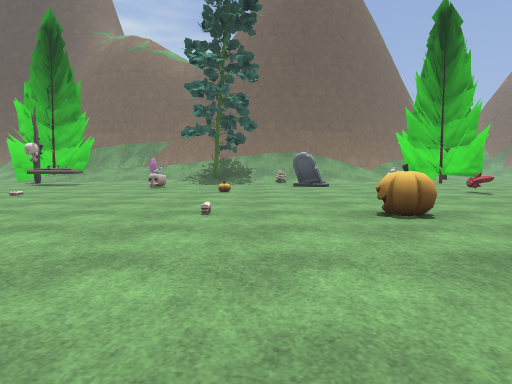
[1] (above)

24 first-person views from a walk through a 3-D level made in the Godot game engine. The camera is 1.2 m above the floor, tilts 4° down and sees 70° across. The floor is counted in squares, 2 m on a side. Each view is taken from the middle of a square. On the plan, view 1 faces up. The plan holds only what a view shows up to about 10 squares ahead; the rest is blank. The place goes on beyond the plan. Some surface patterns are stand-ins.

[2]
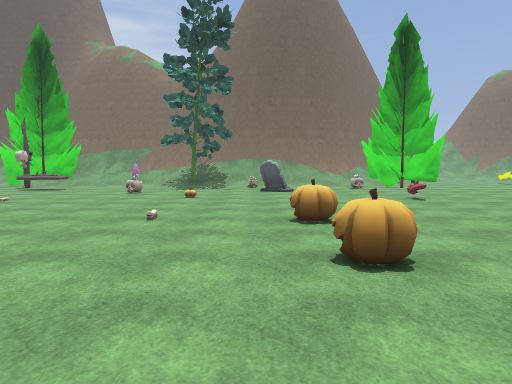

[3]
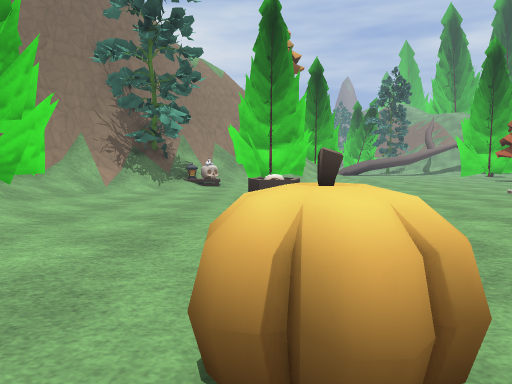

[4]
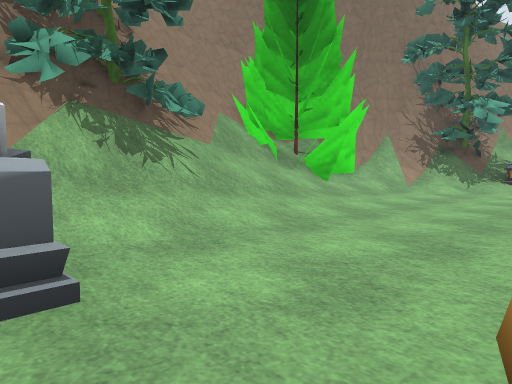

[5]
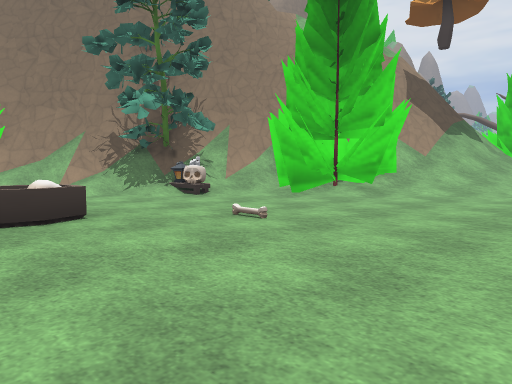

[6]
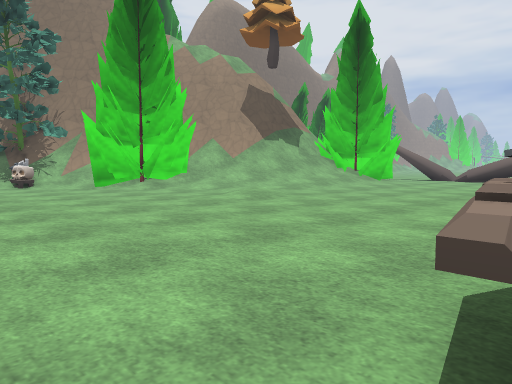

[7]
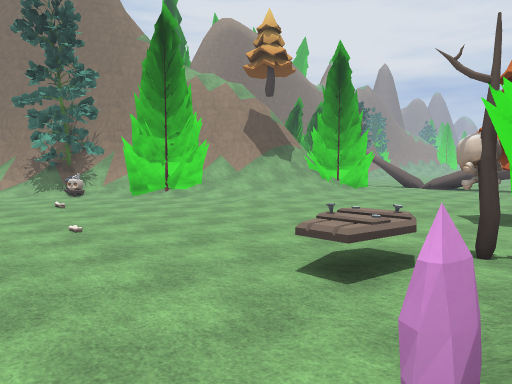

[8]
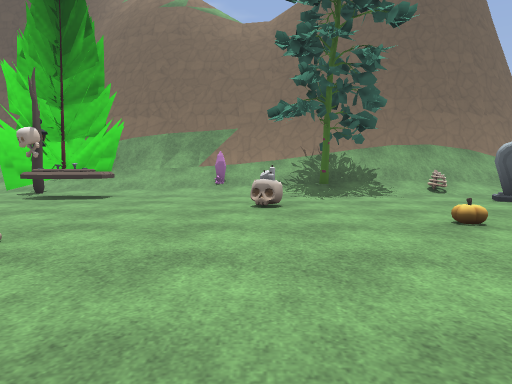

[9]
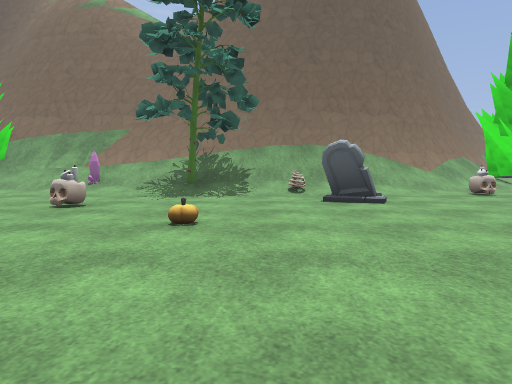

[10]
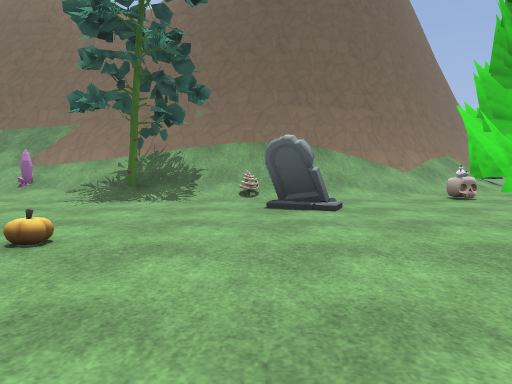

[11]
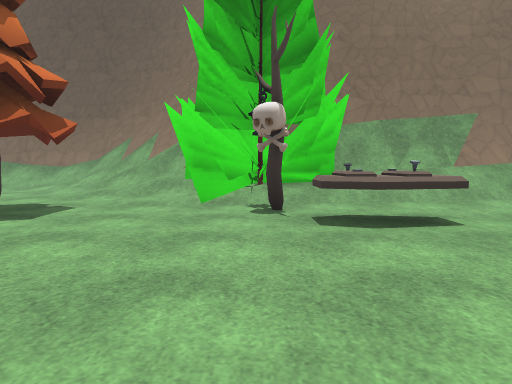

[12]
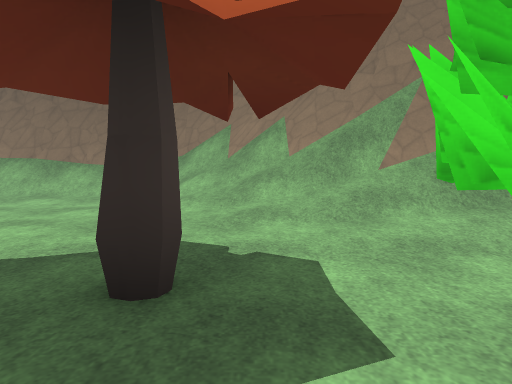

[13]
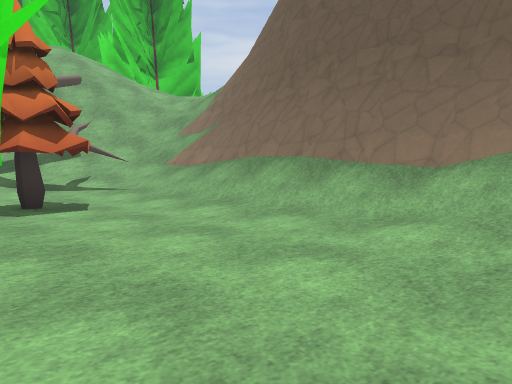

[14]
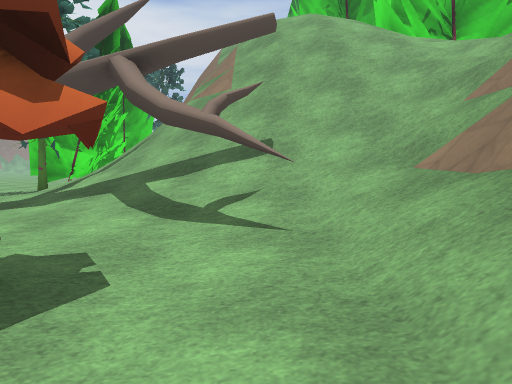

[15]
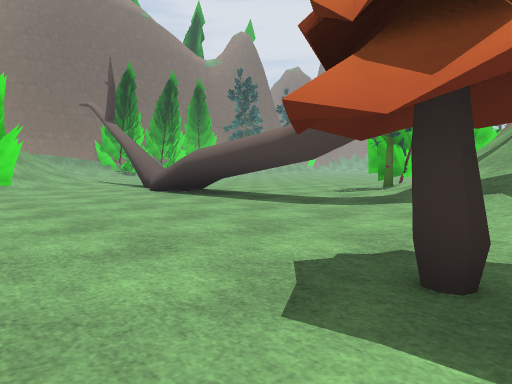

[16]
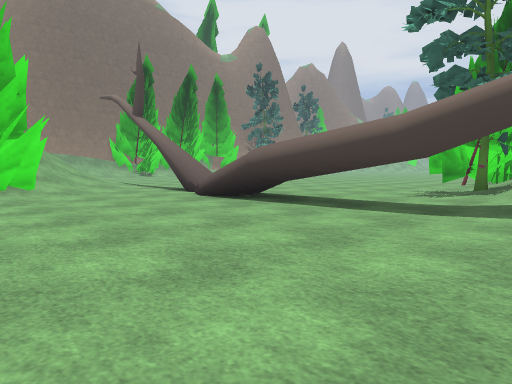

[17]
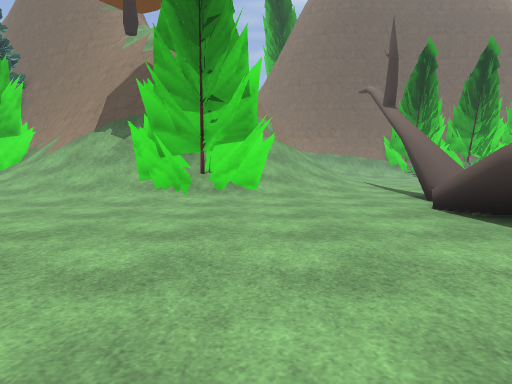

[18]
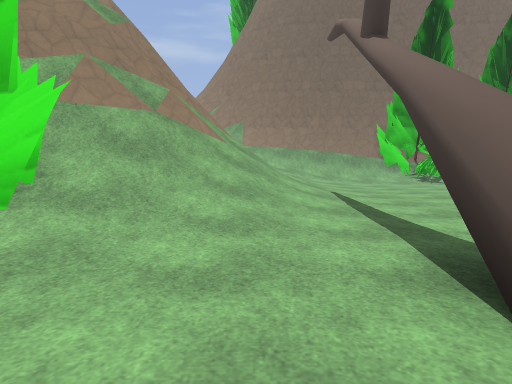

[19]
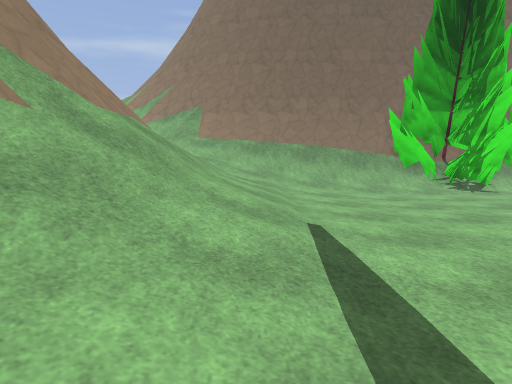

[20]
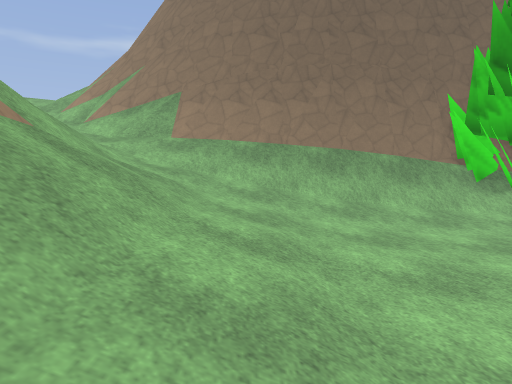

[21]
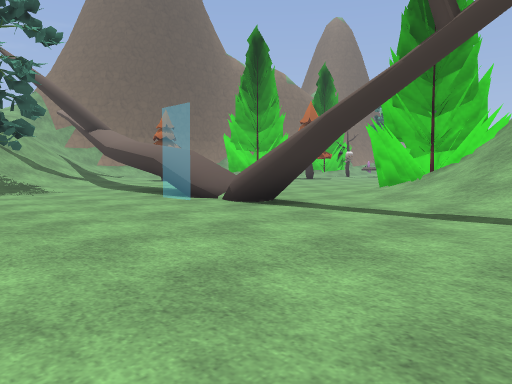

[22]
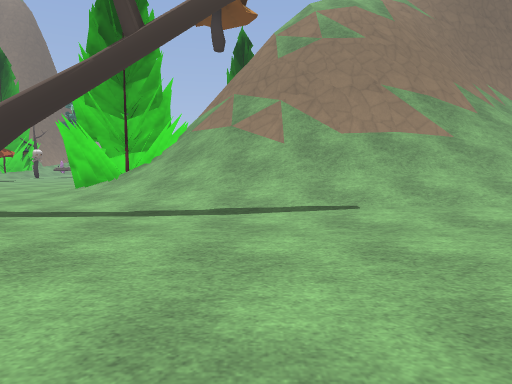

[23]
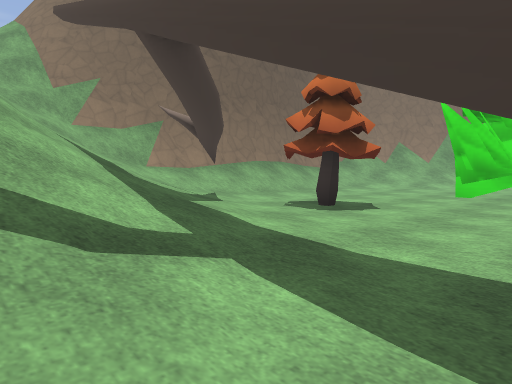

[24]
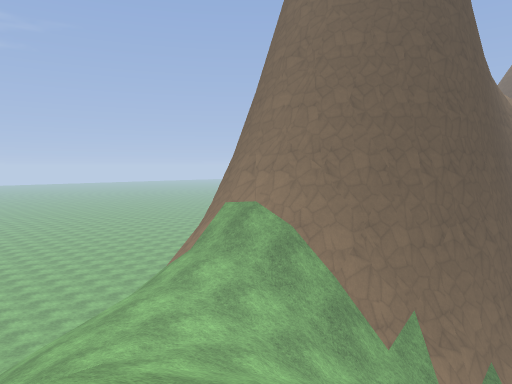

### Floor plan
Key: @ floor where view 1 was taken; # wall or solid block; . main floor; : floor 0.25 m higher than the main floor; + floor 0.5 m higher than the main floor; * floor 1 m higher than the main floor; % floor 6.25 m higher than the main floor; & floor 6.5 m higher than the main floor; / step, stairs or slope; = window, fence, low wall or low ledge; ^ raised ledge; v drop or lower ground; C crystal; F coffin; T tree; B bench; A candle; N bones; P pine tree; O other object.
Columns run from 26 left of view 1 to 6 right of it. Each row starts with its distance up from view 1.
 26      ^
 25     /=^
 24  /////^
 23  //%//^
 22  /&%//^^
 21  /////^^
 20  /////=#^
 19  //////=^^##^^^^
 18 ///////////////^^
 17 ///////#:....://^^^
 16 v==////.P.....+//##^^^^^       ^=
 15 ==////:.PP.....:/###//==^#^##^^=#
 14  ////:.....##....###//C/////////#
 13   //:......# .P...T....::T+=:..##
 12 :TT./ .....  ......^^...........
 11 ..../#..... ...........#....#...
 10 .....#..... .....................
  9  ...##...........................
  8  ...=*...............O.........C.
  7  .../T..........:................
  6  ...TT..###//:.:.................
  5 .....T./###////..........O..=...
  4 ......//###//////...N...........
  3 ......//==^^^#/###....F........
  2 .....//==^     ###....FF....^.
  1  ....//=^        /B...........
  0   ...//=^       ^##/......@..A
 -1  ....//=^       ^##T/...::///
 -2  ...:///=^        ^##/##//#T#
 -3 ....:////^^        ^^#####TT#
 -4 #.:://////^           ###^
 -5 ##///////              ^
 -6 ##^^^^=///
 -7       ^^=//
 -8        ^#=/
 -9         ^=/

Positions as (right, up) in squares from view 1, and headings:
1: (0, 0), facing up
2: (1, -1), facing up
3: (3, 2), facing left
4: (3, 2), facing down-left
5: (-3, 7), facing down-left
6: (-5, 12), facing down-left
7: (-3, 14), facing down-left
8: (-3, 5), facing up
9: (0, 5), facing up
10: (1, 6), facing up
11: (-8, 8), facing up
12: (-11, 11), facing up
13: (-12, 14), facing up-left
14: (-16, 17), facing left
15: (-16, 16), facing down-left
16: (-16, 14), facing down-left
17: (-18, 13), facing down
18: (-20, 8), facing down
19: (-21, 4), facing down
20: (-21, 1), facing down
21: (-26, 2), facing up-right
22: (-26, 2), facing right
23: (-23, 12), facing up-right
24: (-26, 18), facing up-right
